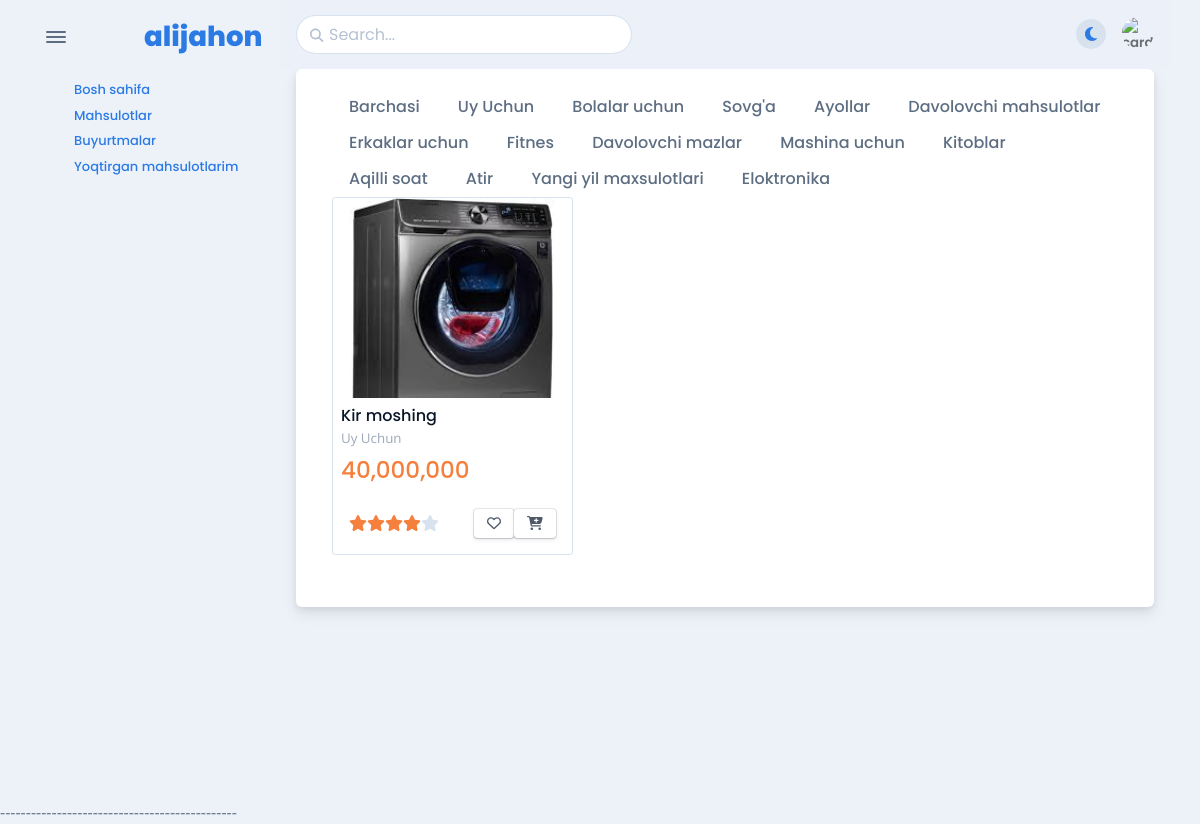
The page /product/uy-uchun on the database its author committed.
### apps/models.py (models this page shows, shortened)
class BaseSlugModel(Model):
    name = CharField(max_length=255)
    slug = SlugField(max_length=255,unique=True, blank=True, null=True)
    class Meta:
        abstract = True

class Category(BaseSlugModel):
    icon = CharField(max_length=300)

class Product(BaseSlugModel):
    description = RichTextUploadingField()
    price = DecimalField(max_digits=10, decimal_places=2)
    image = ImageField(upload_to="images/")
    quantity =IntegerField(null=True,blank=True)
    category = ForeignKey("apps.Category",on_delete=CASCADE)
    telegram_url = CharField(max_length=255,null=True,blank=True)
    discount_price = DecimalField(max_digits=7,decimal_places=2,null=True,blank=True)
    discount = CharField(max_length=255,blank=True,null=True)

### apps/views/auth.py (the view)
class ProductListView(ListView):
    queryset = Product.objects.all()
    template_name = "products/product.html"
    context_object_name = "products"
    def get_context_data(self, **kwargs):
        slug = self.kwargs.get("slug")
        data = super().get_context_data(**kwargs)
        data['categories'] = Category.objects.all()
        data["session_category"] = Category.objects.filter(slug=slug)
        products = Product.objects.all()
        if self.request.user.is_authenticated:
            data["liked_products_id"] = Wishlist.objects.filter(user_id=self.request.user).values_list("product_id",flat=True)
        query = self.request.GET.get("query")
        if query:
            products = Product.objects.filter(Q(name__icontains=query) | Q(description__icontains=query))
        data['products'] = products
        if slug != "all":
           data['products'] = Product.objects.filter(category__slug=slug)
        return data

### templates/products/product.html (shortened to what this page needs)
{% extends "apps/auth/auth.html" %}
{% load humanize %}
{% block body %}
<div class="card mb-3">
    <div class="card-body">
        <div class="container border-bottom-4">
            <div class="header_tab_menu ">
                <div class="header_menu active" style="overflow: auto">
                  <a href="{% url 'product' 'all' %}" class="btn btn-default {% if session_category == None %} active {% endif %}">
                                        Barchasi
                    {% for category in categories %}
                    </a>
                         <a href="{% url 'product' category.slug %}" class="btn btn-default {% if session_category and session_category.pk == category.pk %} active {% endif  %}">
                            {{ category.name }}
                        </a>
                    {% endfor %}
                </div>
            </div>
        </div>
        <div class="container" id="productsList">
            <div class="content_grid">
                <div class="row">
                 {% for product in products %}
                          <div class="col-6 mb-3 col-md-6 col-lg-4">
                            <div class="border rounded-1 d-flex flex-column justify-content-between pb-3">
                            <div class="overflow-hidden">
                                <div  class="position-relative rounded-top overflow-hidden" style="height: 200px" >
                                    <img class="img-fluid rounded-top"  href="{% url "product-order" product.slug %}"`  src="{{ product.image.url}}"  height="200" width="250">
                                </div>
                                <div class="p-2" >
                                    <h5 class="fs-0"><a class="text-dark" href="{% url "product-order" product.slug %}">{{ product.name }}</a></h5>
                                    <p class="fs--1 mb-2"><a class="text-500" href="{%  url "product" product.category.slug %}">{{ product.category.name }}</a></p>
                                    <h5 class="fs-md-2 text-warning mb-0 d-flex align-items-center mb-2"> {{ product.price|floatformat:0|intcomma }}
                                    </h5>
                                </div>
                            </div>
                         <div class="d-flex flex-between-center px-3">
                                 <div><span class="fa fa-star text-warning"></span><span class="fa fa-star text-warning"></span><span class="fa fa-star text-warning"></span><span class="fa fa-star text-warning"></span><span class="fa fa-star text-300"></span>
                                  </div>
                             <div><a class="btn btn-sm btn-falcon-default like-button{% if product.pk in liked_products_id %} bg-danger {% endif %}" href="{% if  not request.user.is_authenticated %}{% url 'auth' %}{% else %}#!{% endif %}" data-bs-toggle="tooltip" data-bs-placement="top" data-product-id="{{ product.pk }}" title=""><span class="far fa-heart "></span></a><a class="btn btn-sm btn-falcon-default" href="{% if  not request.user.is_authenticated %}{% url 'auth' %}{% else %}{% url "product-order" product.slug %}{% endif %}" data-bs-toggle="tooltip" data-bs-placement="top" title=""><span class="fas fa-cart-plus"></span></a></div>
                            </div>
                            </div>
                    </div>
                 {% endfor %}
                        <nav aria-label="Page navigation example">
</nav>
                </div>
            </div>
        </div>
    </div>
</div>
            <footer class="footer">
</footer>
{% endblock %}

### templates/apps/auth/auth.html (shortened to what this page needs)
{% load static %}
<!DOCTYPE html>
<html lang="en-US" dir="ltr">
<head>
    <link href="{% static 'apps/vendors/swiper/swiper-bundle.min.css' %}" rel="stylesheet"/>
    <link href="https://ajax.googleapis.com/ajax/libs/jqueryui/1.8.16/themes/ui-lightness/jquery-ui.css"
          rel="stylesheet"
          type="text/css"/>
    <link href="{% static 'apps/vendors/overlayscrollbars/OverlayScrollbars.min.css' %}" rel="stylesheet">
    <link href="{% static 'apps/assets/css/theme-rtl.min.css' %}" rel="stylesheet" id="style-rtl">
    <link href="{% static 'apps/assets/css/theme.min.css' %}" rel="stylesheet" id="style-default">
    <link href="{% static 'apps/assets/css/user-rtl.min.css' %}" rel="stylesheet" id="user-style-rtl">
    <link href="{% static 'apps/assets/css/user.min.css' %}" rel="stylesheet" id="user-style-default">
    <link href="{% static 'apps/assets/css/style.css' %}" rel="stylesheet">
    <link href="{% static 'apps/assets/css/lightbox.min.css' %}" rel="stylesheet">
    <link rel="stylesheet" href="https://cdnjs.cloudflare.com/ajax/libs/font-awesome/4.7.0/css/font-awesome.min.css">
</head>
<body>
<main class="main" id="top">
    <div class="container" data-layout="container">
        <nav class="navbar navbar-light navbar-vertical navbar-expand-xl">
            <div class="d-flex align-items-center">
                <div class="toggle-icon-wrapper">
                    <button class="btn navbar-toggler-humburger-icon navbar-vertical-toggle" data-bs-toggle="tooltip"
                            data-bs-placement="left" title="Toggle Navigation"><span class="navbar-toggle-icon"><span
                            class="toggle-line"></span></span></button>
                </div>
                <a class="navbar-brand" href="/">
                    <div class="d-flex align-items-center py-3"><img class="me-2"
                                                                     alt="" width="40"/><span
                            class="font-sans-serif">alijahon</span>
                    </div>
                </a>
            </div>
            <div class="collapse navbar-collapse" id="navbarVerticalCollapse">
                <div class="navbar-vertical-content scrollbar">
                    <ul class="navbar-nav flex-column mb-3" id="navbarVerticalNav">
                        <li class="nav-item">
                            <ul class="nav collapse show" id="dashboard">
                                <li class="nav-item">
                                    <a class="nav-link active" href="{% url 'home' %}" aria-expanded="false">
                                        <div class="d-flex align-items-center"><span
                                                class="nav-link-text ps-1">Bosh sahifa</span>
                                        </div>
                                    </a>
                                </li>
                                <li class="nav-item">
                                    <a class="nav-link active" href="{% url "product" 'all' %}" aria-expanded="false">
                                        <div class="d-flex align-items-center"><span
                                                class="nav-link-text ps-1">Mahsulotlar</span>
                                        </div>
                                    </a>
                                </li>
                                <li class="nav-item">
                                    <a class="nav-link active" href="{% url "orders" %}" aria-expanded="false">
                                        <div class="d-flex align-items-center"><span
                                                class="nav-link-text ps-1">Buyurtmalar</span>
                                        </div>
                                    </a>
                                </li>
                                <li class="nav-item">
                                    <a class="nav-link active" href="{% url "like" %}" aria-expanded="false">
                                        <div class="d-flex align-items-center"><span class="nav-link-text ps-1">Yoqtirgan mahsulotlarim</span>
                                        </div>
                                    </a>
                                </li>
                            </ul>
                        </li>
                    </ul>
                </div>
            </div>
        </nav>
        <div class="content">
            <nav class="navbar navbar-light navbar-glass navbar-top navbar-expand">
                <ul class="navbar-nav align-items-center d-none d-lg-block">
                    <li class="nav-item">
                        <div class="search-box" data-list='{"valueNames":["title"]}'>
                            <form action="{% url "product" "all" %}" method="get" class="position-relative"  data-bs-toggle="search"
                                  data-bs-display="static">
                                <input id="search-input" name="query" class="form-control search-input fuzzy-search"
                                       type="search" placeholder="Search..."
                                       aria-label="Search"/>
                                <span class="fas fa-search search-box-icon"></span>
                            </form>
                        </div>
                    </li>
                </ul>
                <ul class="navbar-nav navbar-nav-icons ms-auto flex-row align-items-center">
                    <li class="nav-item">
                        <div class="theme-control-toggle fa-icon-wait px-2">
                            <label class="mb-0 theme-control-toggle-label theme-control-toggle-dark"
                                   for="themeControlToggle"
                                   data-bs-toggle="tooltip" data-bs-placement="left" title="Switch to dark theme">
                                <span class="fas fa-moon fs-0"></span>
                            </label>
                        </div>
                    </li>
                    <li class="nav-item dropdown">
                        <a class="nav-link pe-0" id="navbarDropdownUser" href="#" role="button"
                           data-bs-toggle="dropdown"
                           aria-haspopup="true" aria-expanded="false">
                            <div class="avatar avatar-xl">
                                <img class="rounded-circle" src="https://img.icons8.com/fluency/48/user-male-circle--v1.png"
                                     alt="card"/>
                            </div>
                        </a>
                    </li>
                </ul>
            </nav>
            {% block body %}
            {% endblock %}
            <footer class="footer">
            </footer>
        </div>
    </div>
</main>
----------------------------------------------
</body>
</html>

### templates/apps/auth/auth.html (style rules this page uses)
body { font-family: Arial, sans-serif; text-align: center; }

### rows shown on the page
Category: name "Uy Uchun"
Category: name "Bolalar uchun"
Category: name "Sovg'a"
Category: name "Ayollar"
Category: name "Davolovchi mahsulotlar"
Category: name "Erkaklar uchun"
Category: name "Fitnes"
Category: name "Davolovchi mazlar"
Category: name "Mashina uchun"
Category: name "Kitoblar"
Category: name "Aqilli soat"
Category: name "Atir"
Category: name "Yangi yil maxsulotlari"
Category: name "Eloktronika"
Product: image (picture), name "Kir moshing", category.name "Uy Uchun", price "40,000,000"
